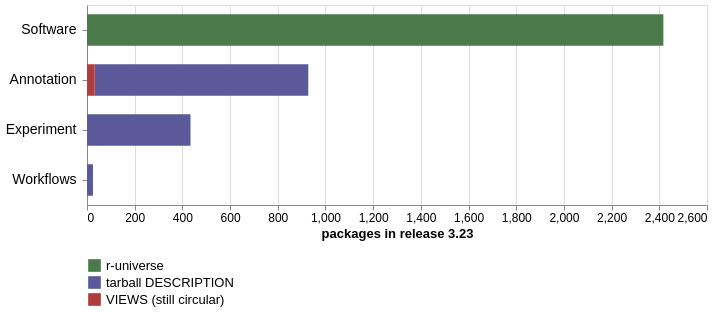

Vega-Lite specification for this chart:
### Vega-Lite specification from a JSON file in a GitHub repository (floating-point values rounded to 4 significant figures)
{"$schema": "https://vega.github.io/schema/vega-lite/v5.json", "description": "Package metadata origins for Bioconductor 3.23", "background": "transparent", "width": 620, "height": 200, "data": {"values": [{"repo": "Software", "origin": "r-universe", "n": 2417}, {"repo": "Annotation", "origin": "tarball DESCRIPTION", "n": 896}, {"repo": "Annotation", "origin": "VIEWS (still circular)", "n": 32}, {"repo": "Experiment", "origin": "tarball DESCRIPTION", "n": 434}, {"repo": "Workflows", "origin": "tarball DESCRIPTION", "n": 25}]}, "mark": {"type": "bar", "height": {"band": 0.7}}, "encoding": {"y": {"field": "repo", "type": "nominal", "title": null, "sort": ["Software", "Annotation", "Experiment", "Workflows"], "axis": {"labelFontSize": 14, "labelPadding": 6}}, "x": {"field": "n", "type": "quantitative", "title": "packages in release 3.23", "axis": {"labelFontSize": 12, "titleFontSize": 13, "grid": true}}, "color": {"field": "origin", "type": "nominal", "title": "origin", "scale": {"domain": ["r-universe", "tarball DESCRIPTION", "VIEWS (still circular)"], "range": ["#4a7a4a", "#5a5a9a", "#b23b3b"]}, "legend": {"labelFontSize": 13, "titleFontSize": 13, "orient": "bottom", "direction": "vertical", "labelLimit": 300, "title": null, "symbolType": "square", "symbolSize": 160}}, "order": {"field": "origin"}}}
